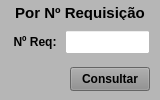
               <widget class="QWidget" name="widget_Cor6" native="true">
                <property name="sizePolicy">
                 <sizepolicy hsizetype="Preferred" vsizetype="Preferred">
                  <horstretch>0</horstretch>
                  <verstretch>0</verstretch>
                 </sizepolicy>
                </property>
                <property name="minimumSize">
                 <size>
                  <width>0</width>
                  <height>0</height>
                 </size>
                </property>
                <property name="maximumSize">
                 <size>
                  <width>160</width>
                  <height>16777215</height>
                 </size>
                </property>
                <property name="styleSheet">
                 <string notr="true">background-color: rgb(182, 182, 182);</string>
                </property>
                <layout class="QVBoxLayout" name="verticalLayout_10">
                 <property name="spacing">
                  <number>5</number>
                 </property>
                 <property name="leftMargin">
                  <number>5</number>
                 </property>
                 <property name="topMargin">
                  <number>3</number>
                 </property>
                 <property name="rightMargin">
                  <number>5</number>
                 </property>
                 <property name="bottomMargin">
                  <number>3</number>
                 </property>
                 <item>
                  <widget class="QLabel" name="label_57">
                   <property name="minimumSize">
                    <size>
                     <width>0</width>
                     <height>15</height>
                    </size>
                   </property>
                   <property name="maximumSize">
                    <size>
                     <width>16777215</width>
                     <height>15</height>
                    </size>
                   </property>
                   <property name="font">
                    <font>
                     <pointsize>11</pointsize>
                     <weight>75</weight>
                     <bold>true</bold>
                    </font>
                   </property>
                   <property name="text">
                    <string>Por Nº Requisição</string>
                   </property>
                   <property name="alignment">
                    <set>Qt::AlignCenter</set>
                   </property>
                  </widget>
                 </item>
                 <item>
                  <widget class="QWidget" name="widget_39" native="true">
                   <property name="minimumSize">
                    <size>
                     <width>0</width>
                     <height>30</height>
                    </size>
                   </property>
                   <property name="maximumSize">
                    <size>
                     <width>16777215</width>
                     <height>30</height>
                    </size>
                   </property>
                   <property name="styleSheet">
                    <string notr="true"/>
                   </property>
                   <layout class="QHBoxLayout" name="horizontalLayout_10">
                    <property name="spacing">
                     <number>5</number>
                    </property>
                    <property name="leftMargin">
                     <number>5</number>
                    </property>
                    <property name="topMargin">
                     <number>3</number>
                    </property>
                    <property name="rightMargin">
                     <number>5</number>
                    </property>
                    <property name="bottomMargin">
                     <number>3</number>
                    </property>
                    <item>
                     <widget class="QLabel" name="label_66">
                      <property name="minimumSize">
                       <size>
                        <width>50</width>
                        <height>0</height>
                       </size>
                      </property>
                      <property name="maximumSize">
                       <size>
                        <width>50</width>
                        <height>16777215</height>
                       </size>
                      </property>
                      <property name="font">
                       <font>
                        <pointsize>9</pointsize>
                        <weight>75</weight>
                        <bold>true</bold>
                       </font>
                      </property>
                      <property name="text">
                       <string>Nº Req:</string>
                      </property>
                      <property name="alignment">
                       <set>Qt::AlignCenter</set>
                      </property>
                     </widget>
                    </item>
                    <item>
                     <widget class="QLineEdit" name="line_Num_Req">
                      <property name="sizePolicy">
                       <sizepolicy hsizetype="Preferred" vsizetype="Preferred">
                        <horstretch>0</horstretch>
                        <verstretch>0</verstretch>
                       </sizepolicy>
                      </property>
                      <property name="minimumSize">
                       <size>
                        <width>0</width>
                        <height>0</height>
                       </size>
                      </property>
                      <property name="maximumSize">
                       <size>
                        <width>16777215</width>
                        <height>16777215</height>
                       </size>
                      </property>
                      <property name="font">
                       <font>
                        <pointsize>9</pointsize>
                       </font>
                      </property>
                      <property name="styleSheet">
                       <string notr="true">background-color: rgb(255, 255, 255);</string>
                      </property>
                      <property name="alignment">
                       <set>Qt::AlignCenter</set>
                      </property>
                      <property name="placeholderText">
                       <string/>
                      </property>
                     </widget>
                    </item>
                   </layout>
                  </widget>
                 </item>
                 <item>
                  <widget class="QWidget" name="widget_42" native="true">
                   <property name="minimumSize">
                    <size>
                     <width>0</width>
                     <height>30</height>
                    </size>
                   </property>
                   <property name="maximumSize">
                    <size>
                     <width>16777215</width>
                     <height>30</height>
                    </size>
                   </property>
                   <property name="styleSheet">
                    <string notr="true"/>
                   </property>
                   <layout class="QHBoxLayout" name="horizontalLayout_11">
                    <property name="spacing">
                     <number>5</number>
                    </property>
                    <property name="leftMargin">
                     <number>5</number>
                    </property>
                    <property name="topMargin">
                     <number>3</number>
                    </property>
                    <property name="rightMargin">
                     <number>5</number>
                    </property>
                    <property name="bottomMargin">
                     <number>3</number>
                    </property>
                    <item>
                     <widget class="QLabel" name="label_18">
                      <property name="text">
                       <string/>
                      </property>
                     </widget>
                    </item>
                    <item>
                     <widget class="QPushButton" name="btn_Num_Req">
                      <property name="sizePolicy">
                       <sizepolicy hsizetype="Preferred" vsizetype="Preferred">
                        <horstretch>0</horstretch>
                        <verstretch>0</verstretch>
                       </sizepolicy>
                      </property>
                      <property name="maximumSize">
                       <size>
                        <width>80</width>
                        <height>16777215</height>
                       </size>
                      </property>
                      <property name="font">
                       <font>
                        <pointsize>9</pointsize>
                        <weight>75</weight>
                        <bold>true</bold>
                       </font>
                      </property>
                      <property name="cursor">
                       <cursorShape>PointingHandCursor</cursorShape>
                      </property>
                      <property name="styleSheet">
                       <string notr="true">background-color: rgb(141, 141, 141);</string>
                      </property>
                      <property name="text">
                       <string>Consultar</string>
                      </property>
                     </widget>
                    </item>
                   </layout>
                  </widget>
                 </item>
                </layout>
               </widget>
